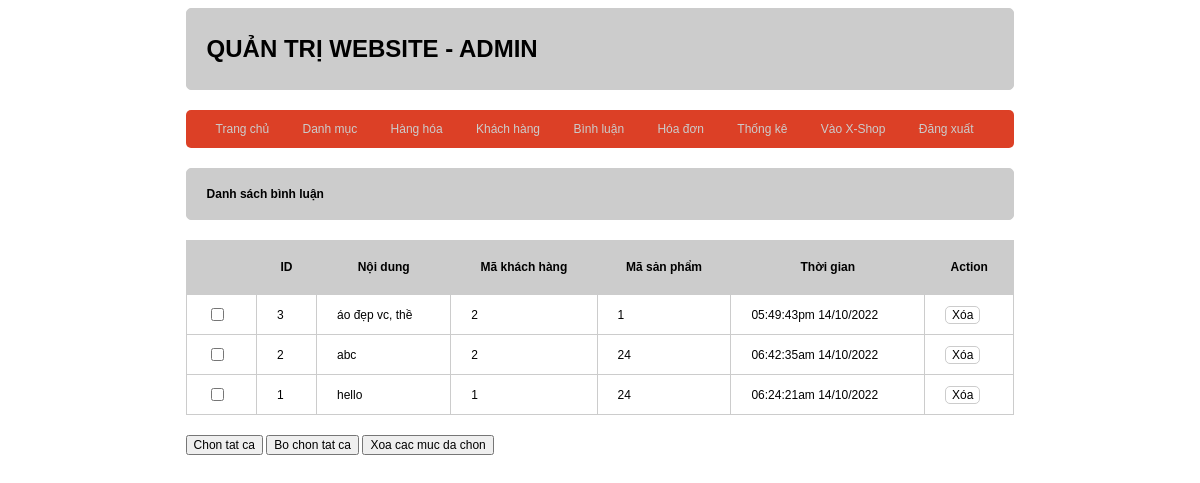
Screenshot of /admin/index.php?act=dsbl with the database file from the repository.
### tables this page shows
CREATE TABLE `binh_luan` (
  `id` int(11) NOT NULL,
  `noi_dung` varchar(255) NOT NULL,
  `iduser` int(11) NOT NULL,
  `idpro` int(11) NOT NULL,
  `date` varchar(50) NOT NULL
);

### model/pdo.php (called while the page is built, shortened)
<?php
function pdo_get_connection(){
    $dburl = "mysql:host=localhost;dbname=duanmau_ph23939;charset=utf8";
    $username = 'root';
    $password = '';
    $conn = new PDO($dburl, $username, $password);
    $conn->setAttribute(PDO::ATTR_ERRMODE, PDO::ERRMODE_EXCEPTION);
    return $conn;
}
function pdo_query($sql){
    $sql_args = array_slice(func_get_args(), 1);
    try{
        $conn = pdo_get_connection();
        $stmt = $conn->prepare($sql);
        $stmt->execute($sql_args);
        $rows = $stmt->fetchAll();
        return $rows;
    }
    catch(PDOException $e){
        throw $e;
    }
    finally{
        unset($conn);
    }
}

### model/binh_luan.php (called while the page is built, shortened)
<?php
function loadAll_binhluan_admin(){
    $sql = "select * from binh_luan order by id desc";
    $listbinhluan=pdo_query($sql);
    return $listbinhluan;
}
?>

### admin/binhluan/list.php (the view, shortened to what this page needs)
<div class="row">
            <div class="row formtitle">
                <h1>Danh sách bình luận</h1>
            </div>
            <div class="row formcontent">
                <div class="row formdsloai">
                    <table>
                        <tr>
                            <th></th>
                            <th>ID</th>
                            <th>Nội dung</th>
                            <th>Mã khách hàng</th>
                            <th>Mã sản phẩm</th>
                            <th>Thời gian</th>
                            <th>Action</th>
                        </tr>
                        <?php
                            foreach ($listbinhluan as $binhluan) {
                            extract($binhluan);
                            $xoabl = "index.php?act=xoabl&id=".$id;
                            ?><tr>
                                <td><input type="checkbox" name="" id=""></td>
                                <td><?=$id?></td>
                                <td><?=$noi_dung?></td>
                                <td><?=$iduser?></td>
                                <td><?=$idpro?></td>
                                <td><?=$date?></td>
                                <td><a href="javascript:confirmDelete('<?=$xoabl?>')"><input type="button" value="Xóa"></a></td>
                            </tr>
                            <?php } ?>
                    </table>
                </div>
                </div>
                <div class="row mb10">
                    <input type="button" value="Chon tat ca">
                    <input type="button" value="Bo chon tat ca">
                    <input type="button" value="Xoa cac muc da chon">
                </div>
            </div>
        </div>

### view/css/style.css (style rules this page uses)
* { box-sizing: border-box; font-family: sans-serif; font-size: 1vw; }
.row { float: left; width: 100%; }
.mb10 { margin-bottom: 10px; }
.formtaikhoan input[type="submit"], .formtaikhoan input[type="reset"], .formtaikhoan input[type="button"], .formcontent input[type="submit"], .formcontent input[type="reset"], .formcontent input[type="button"], .searchbox input[type="submit"] { background-color: #fff; border: 1px #ccc solid; border-radius: 5px; }
.formtitle { background-color: #ccc; border: 1px #ccc solid; font-size: 1.5vw; color: rgb(0, 0, 0); border-radius: 5px; padding: 10px 20px; }
.formcontent { padding: 20px 0px; }
.formdsloai table { width: 100%; border-collapse: collapse; }
.formdsloai table th { padding: 20px; background-color: #ccc; }
.formdsloai table td { padding: 10px 20px; border: 1px #ccc solid; }
* { box-sizing: border-box }

### rows the page displays
binh_luan: id "3", noi_dung "áo đẹp vc, thề", iduser "2", idpro "1", date "05:49:43pm 14/10/2022"
binh_luan: id "2", noi_dung "abc", iduser "2", idpro "24", date "06:42:35am 14/10/2022"
binh_luan: id "1", noi_dung "hello", iduser "1", idpro "24", date "06:24:21am 14/10/2022"
